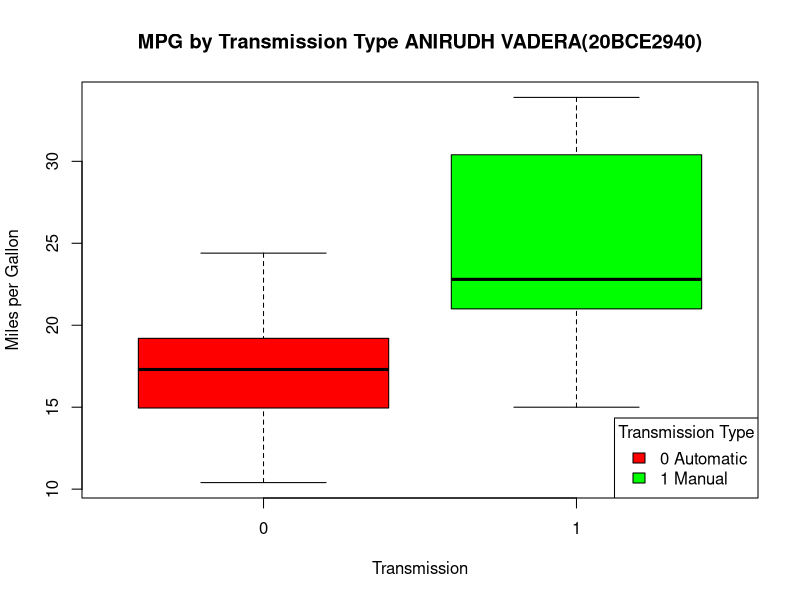

The R source for this figure:
#ANIRUDH VADERA
#20BCE2940
attach(mtcars)
#BOXPLOT BETWEEN MPG AND TRANSMISSION TYPE
#CHECKING HOW MPG WILL CHANGE BASED ON TRANSMISSION TYPE
boxplot(mpg~am,data=mtcars,col=c("red","green"),xlab="Transmission",ylab="Miles per Gallon",main="MPG by Transmission Type ANIRUDH VADERA(20BCE2940)")
legend("bottomright",legend = c("0 Automatic","1 Manual"),fill=c("red","green"),title="Transmission Type")
